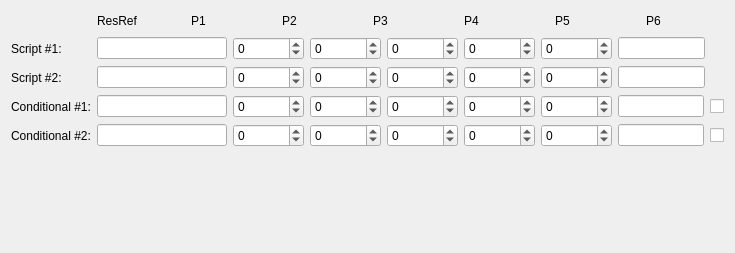
        <widget class="QWidget" name="scriptsTab">
         <attribute name="title">
          <string>Scripts</string>
         </attribute>
         <layout class="QVBoxLayout" name="verticalLayout_3">
          <item>
           <layout class="QHBoxLayout" name="horizontalLayout_6" stretch="0,3,1,1,1,1,1,2,0">
            <item>
             <widget class="QLabel" name="label_16">
              <property name="minimumSize">
               <size>
                <width>80</width>
                <height>0</height>
               </size>
              </property>
              <property name="text">
               <string/>
              </property>
             </widget>
            </item>
            <item>
             <widget class="QLabel" name="label_5">
              <property name="text">
               <string>ResRef</string>
              </property>
             </widget>
            </item>
            <item>
             <widget class="QLabel" name="label_6">
              <property name="minimumSize">
               <size>
                <width>85</width>
                <height>0</height>
               </size>
              </property>
              <property name="text">
               <string>P1</string>
              </property>
             </widget>
            </item>
            <item>
             <widget class="QLabel" name="label_7">
              <property name="minimumSize">
               <size>
                <width>85</width>
                <height>0</height>
               </size>
              </property>
              <property name="text">
               <string>P2</string>
              </property>
             </widget>
            </item>
            <item>
             <widget class="QLabel" name="label_8">
              <property name="minimumSize">
               <size>
                <width>85</width>
                <height>0</height>
               </size>
              </property>
              <property name="text">
               <string>P3</string>
              </property>
             </widget>
            </item>
            <item>
             <widget class="QLabel" name="label_9">
              <property name="minimumSize">
               <size>
                <width>85</width>
                <height>0</height>
               </size>
              </property>
              <property name="text">
               <string>P4</string>
              </property>
             </widget>
            </item>
            <item>
             <widget class="QLabel" name="label_10">
              <property name="minimumSize">
               <size>
                <width>85</width>
                <height>0</height>
               </size>
              </property>
              <property name="text">
               <string>P5</string>
              </property>
             </widget>
            </item>
            <item>
             <widget class="QLabel" name="label_11">
              <property name="text">
               <string>P6</string>
              </property>
             </widget>
            </item>
            <item>
             <spacer name="horizontalSpacer_6">
              <property name="orientation">
               <enum>Qt::Horizontal</enum>
              </property>
              <property name="sizeType">
               <enum>QSizePolicy::Fixed</enum>
              </property>
              <property name="sizeHint" stdset="0">
               <size>
                <width>19</width>
                <height>20</height>
               </size>
              </property>
             </spacer>
            </item>
           </layout>
          </item>
          <item>
           <layout class="QHBoxLayout" name="horizontalLayout_2" stretch="0,3,1,1,1,1,1,2,0">
            <item>
             <widget class="QLabel" name="label_4">
              <property name="minimumSize">
               <size>
                <width>80</width>
                <height>0</height>
               </size>
              </property>
              <property name="text">
               <string>Script #1:</string>
              </property>
             </widget>
            </item>
            <item>
             <widget class="QLineEdit" name="script1ResrefEdit"/>
            </item>
            <item>
             <widget class="QSpinBox" name="script1Param1Spin">
              <property name="sizePolicy">
               <sizepolicy hsizetype="Fixed" vsizetype="Fixed">
                <horstretch>0</horstretch>
                <verstretch>0</verstretch>
               </sizepolicy>
              </property>
              <property name="minimum">
               <number>-2147483647</number>
              </property>
              <property name="maximum">
               <number>2147483647</number>
              </property>
             </widget>
            </item>
            <item>
             <widget class="QSpinBox" name="script1Param2Spin">
              <property name="sizePolicy">
               <sizepolicy hsizetype="Fixed" vsizetype="Fixed">
                <horstretch>0</horstretch>
                <verstretch>0</verstretch>
               </sizepolicy>
              </property>
              <property name="minimum">
               <number>-2147483647</number>
              </property>
              <property name="maximum">
               <number>2147483647</number>
              </property>
             </widget>
            </item>
            <item>
             <widget class="QSpinBox" name="script1Param3Spin">
              <property name="sizePolicy">
               <sizepolicy hsizetype="Fixed" vsizetype="Fixed">
                <horstretch>0</horstretch>
                <verstretch>0</verstretch>
               </sizepolicy>
              </property>
              <property name="minimum">
               <number>-2147483647</number>
              </property>
              <property name="maximum">
               <number>2147483647</number>
              </property>
             </widget>
            </item>
            <item>
             <widget class="QSpinBox" name="script1Param4Spin">
              <property name="sizePolicy">
               <sizepolicy hsizetype="Fixed" vsizetype="Fixed">
                <horstretch>0</horstretch>
                <verstretch>0</verstretch>
               </sizepolicy>
              </property>
              <property name="minimum">
               <number>-2147483647</number>
              </property>
              <property name="maximum">
               <number>2147483647</number>
              </property>
             </widget>
            </item>
            <item>
             <widget class="QSpinBox" name="script1Param5Spin">
              <property name="sizePolicy">
               <sizepolicy hsizetype="Fixed" vsizetype="Fixed">
                <horstretch>0</horstretch>
                <verstretch>0</verstretch>
               </sizepolicy>
              </property>
              <property name="minimum">
               <number>-2147483647</number>
              </property>
              <property name="maximum">
               <number>2147483647</number>
              </property>
             </widget>
            </item>
            <item>
             <widget class="QLineEdit" name="script1Param6Edit"/>
            </item>
            <item>
             <spacer name="horizontalSpacer_4">
              <property name="orientation">
               <enum>Qt::Horizontal</enum>
              </property>
              <property name="sizeType">
               <enum>QSizePolicy::Fixed</enum>
              </property>
              <property name="sizeHint" stdset="0">
               <size>
                <width>19</width>
                <height>20</height>
               </size>
              </property>
             </spacer>
            </item>
           </layout>
          </item>
          <item>
           <layout class="QHBoxLayout" name="horizontalLayout_3" stretch="0,3,1,1,1,1,1,2,0">
            <item>
             <widget class="QLabel" name="label_13">
              <property name="minimumSize">
               <size>
                <width>80</width>
                <height>0</height>
               </size>
              </property>
              <property name="text">
               <string>Script #2:</string>
              </property>
             </widget>
            </item>
            <item>
             <widget class="QLineEdit" name="script2ResrefEdit"/>
            </item>
            <item>
             <widget class="QSpinBox" name="script2Param1Spin">
              <property name="sizePolicy">
               <sizepolicy hsizetype="Fixed" vsizetype="Fixed">
                <horstretch>0</horstretch>
                <verstretch>0</verstretch>
               </sizepolicy>
              </property>
              <property name="minimum">
               <number>-2147483647</number>
              </property>
              <property name="maximum">
               <number>2147483647</number>
              </property>
             </widget>
            </item>
            <item>
             <widget class="QSpinBox" name="script2Param2Spin">
              <property name="sizePolicy">
               <sizepolicy hsizetype="Fixed" vsizetype="Fixed">
                <horstretch>0</horstretch>
                <verstretch>0</verstretch>
               </sizepolicy>
              </property>
              <property name="minimum">
               <number>-2147483647</number>
              </property>
              <property name="maximum">
               <number>2147483647</number>
              </property>
             </widget>
            </item>
            <item>
             <widget class="QSpinBox" name="script2Param3Spin">
              <property name="sizePolicy">
               <sizepolicy hsizetype="Fixed" vsizetype="Fixed">
                <horstretch>0</horstretch>
                <verstretch>0</verstretch>
               </sizepolicy>
              </property>
              <property name="minimum">
               <number>-2147483647</number>
              </property>
              <property name="maximum">
               <number>2147483647</number>
              </property>
             </widget>
            </item>
            <item>
             <widget class="QSpinBox" name="script2Param4Spin">
              <property name="sizePolicy">
               <sizepolicy hsizetype="Fixed" vsizetype="Fixed">
                <horstretch>0</horstretch>
                <verstretch>0</verstretch>
               </sizepolicy>
              </property>
              <property name="minimum">
               <number>-2147483647</number>
              </property>
              <property name="maximum">
               <number>2147483647</number>
              </property>
             </widget>
            </item>
            <item>
             <widget class="QSpinBox" name="script2Param5Spin">
              <property name="sizePolicy">
               <sizepolicy hsizetype="Fixed" vsizetype="Fixed">
                <horstretch>0</horstretch>
                <verstretch>0</verstretch>
               </sizepolicy>
              </property>
              <property name="minimum">
               <number>-2147483647</number>
              </property>
              <property name="maximum">
               <number>2147483647</number>
              </property>
             </widget>
            </item>
            <item>
             <widget class="QLineEdit" name="script2Param6Edit"/>
            </item>
            <item>
             <spacer name="horizontalSpacer_5">
              <property name="orientation">
               <enum>Qt::Horizontal</enum>
              </property>
              <property name="sizeType">
               <enum>QSizePolicy::Fixed</enum>
              </property>
              <property name="sizeHint" stdset="0">
               <size>
                <width>19</width>
                <height>20</height>
               </size>
              </property>
             </spacer>
            </item>
           </layout>
          </item>
          <item>
           <layout class="QHBoxLayout" name="horizontalLayout_4" stretch="0,3,1,1,1,1,1,2,0">
            <item>
             <widget class="QLabel" name="label_14">
              <property name="minimumSize">
               <size>
                <width>80</width>
                <height>0</height>
               </size>
              </property>
              <property name="text">
               <string>Conditional #1:</string>
              </property>
             </widget>
            </item>
            <item>
             <widget class="QLineEdit" name="condition1ResrefEdit"/>
            </item>
            <item>
             <widget class="QSpinBox" name="condition1Param1Spin">
              <property name="sizePolicy">
               <sizepolicy hsizetype="Fixed" vsizetype="Fixed">
                <horstretch>0</horstretch>
                <verstretch>0</verstretch>
               </sizepolicy>
              </property>
              <property name="minimum">
               <number>-2147483647</number>
              </property>
              <property name="maximum">
               <number>2147483647</number>
              </property>
             </widget>
            </item>
            <item>
             <widget class="QSpinBox" name="condition1Param2Spin">
              <property name="sizePolicy">
               <sizepolicy hsizetype="Fixed" vsizetype="Fixed">
                <horstretch>0</horstretch>
                <verstretch>0</verstretch>
               </sizepolicy>
              </property>
              <property name="minimum">
               <number>-2147483647</number>
              </property>
              <property name="maximum">
               <number>2147483647</number>
              </property>
             </widget>
            </item>
            <item>
             <widget class="QSpinBox" name="condition1Param3Spin">
              <property name="sizePolicy">
               <sizepolicy hsizetype="Fixed" vsizetype="Fixed">
                <horstretch>0</horstretch>
                <verstretch>0</verstretch>
               </sizepolicy>
              </property>
              <property name="minimum">
               <number>-2147483647</number>
              </property>
              <property name="maximum">
               <number>2147483647</number>
              </property>
             </widget>
            </item>
            <item>
             <widget class="QSpinBox" name="condition1Param4Spin">
              <property name="sizePolicy">
               <sizepolicy hsizetype="Fixed" vsizetype="Fixed">
                <horstretch>0</horstretch>
                <verstretch>0</verstretch>
               </sizepolicy>
              </property>
              <property name="minimum">
               <number>-2147483647</number>
              </property>
              <property name="maximum">
               <number>2147483647</number>
              </property>
             </widget>
            </item>
            <item>
             <widget class="QSpinBox" name="condition1Param5Spin">
              <property name="sizePolicy">
               <sizepolicy hsizetype="Fixed" vsizetype="Fixed">
                <horstretch>0</horstretch>
                <verstretch>0</verstretch>
               </sizepolicy>
              </property>
              <property name="minimum">
               <number>-2147483647</number>
              </property>
              <property name="maximum">
               <number>2147483647</number>
              </property>
             </widget>
            </item>
            <item>
             <widget class="QLineEdit" name="condition1Param6Edit"/>
            </item>
            <item>
             <widget class="QCheckBox" name="condition1NotCheckbox">
              <property name="text">
               <string/>
              </property>
             </widget>
            </item>
           </layout>
          </item>
          <item>
           <layout class="QHBoxLayout" name="horizontalLayout_5" stretch="0,3,1,1,1,1,1,2,0">
            <item>
             <widget class="QLabel" name="label_15">
              <property name="minimumSize">
               <size>
                <width>80</width>
                <height>0</height>
               </size>
              </property>
              <property name="text">
               <string>Conditional #2:</string>
              </property>
             </widget>
            </item>
            <item>
             <widget class="QLineEdit" name="condition2ResrefEdit"/>
            </item>
            <item>
             <widget class="QSpinBox" name="condition2Param1Spin">
              <property name="sizePolicy">
               <sizepolicy hsizetype="Fixed" vsizetype="Fixed">
                <horstretch>0</horstretch>
                <verstretch>0</verstretch>
               </sizepolicy>
              </property>
              <property name="minimum">
               <number>-2147483647</number>
              </property>
              <property name="maximum">
               <number>2147483647</number>
              </property>
             </widget>
            </item>
            <item>
             <widget class="QSpinBox" name="condition2Param2Spin">
              <property name="sizePolicy">
               <sizepolicy hsizetype="Fixed" vsizetype="Fixed">
                <horstretch>0</horstretch>
                <verstretch>0</verstretch>
               </sizepolicy>
              </property>
              <property name="minimum">
               <number>-2147483647</number>
              </property>
              <property name="maximum">
               <number>2147483647</number>
              </property>
             </widget>
            </item>
            <item>
             <widget class="QSpinBox" name="condition2Param3Spin">
              <property name="sizePolicy">
               <sizepolicy hsizetype="Fixed" vsizetype="Fixed">
                <horstretch>0</horstretch>
                <verstretch>0</verstretch>
               </sizepolicy>
              </property>
              <property name="minimum">
               <number>-2147483647</number>
              </property>
              <property name="maximum">
               <number>2147483647</number>
              </property>
             </widget>
            </item>
            <item>
             <widget class="QSpinBox" name="condition2Param4Spin">
              <property name="sizePolicy">
               <sizepolicy hsizetype="Fixed" vsizetype="Fixed">
                <horstretch>0</horstretch>
                <verstretch>0</verstretch>
               </sizepolicy>
              </property>
              <property name="minimum">
               <number>-2147483647</number>
              </property>
              <property name="maximum">
               <number>2147483647</number>
              </property>
             </widget>
            </item>
            <item>
             <widget class="QSpinBox" name="condition2Param5Spin">
              <property name="sizePolicy">
               <sizepolicy hsizetype="Fixed" vsizetype="Fixed">
                <horstretch>0</horstretch>
                <verstretch>0</verstretch>
               </sizepolicy>
              </property>
              <property name="minimum">
               <number>-2147483647</number>
              </property>
              <property name="maximum">
               <number>2147483647</number>
              </property>
             </widget>
            </item>
            <item>
             <widget class="QLineEdit" name="condition2Param6Edit"/>
            </item>
            <item>
             <widget class="QCheckBox" name="condition2NotCheckbox">
              <property name="text">
               <string/>
              </property>
             </widget>
            </item>
           </layout>
          </item>
          <item>
           <spacer name="verticalSpacer">
            <property name="orientation">
             <enum>Qt::Vertical</enum>
            </property>
            <property name="sizeHint" stdset="0">
             <size>
              <width>20</width>
              <height>95</height>
             </size>
            </property>
           </spacer>
          </item>
         </layout>
        </widget>
